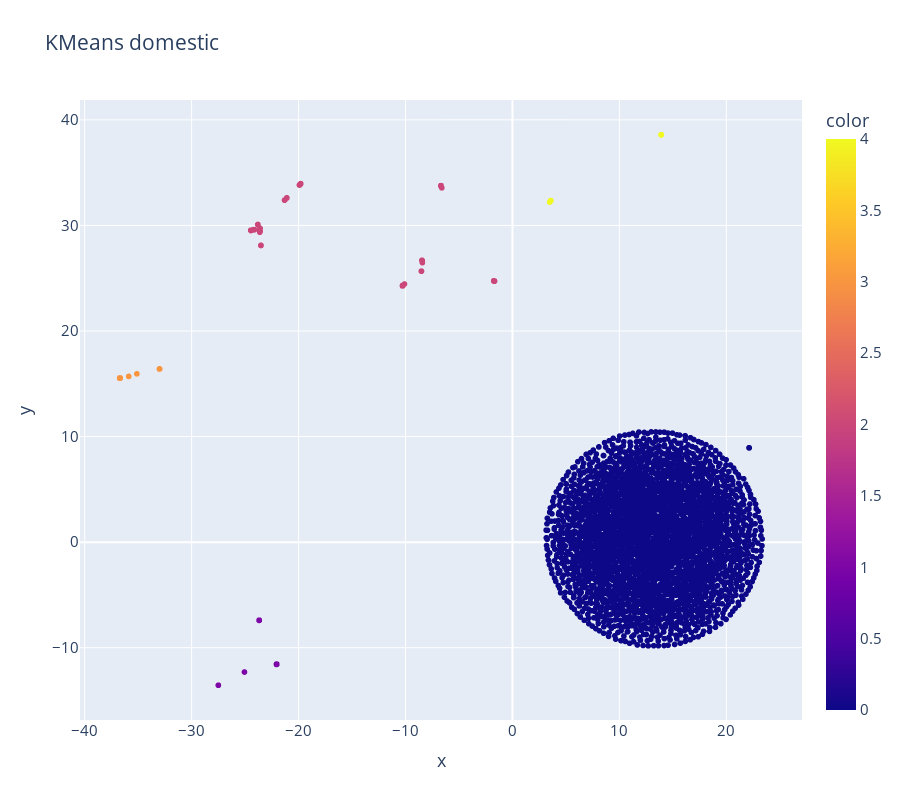

This figure's notebook cell:
### Code cell
fig = px.scatter(tdf_dd_18, x = tsne_representation_dd_18[:, 0], y = tsne_representation_dd_18[:, 1],
                color = tdf_dd_18['KMeans_label'].to_list(),
                height = 800, width = 900,
                title = "KMeans domestic")
fig.update_layout(font_size =15)
#fig.show()

### Figure 1 — Plotly figure (JSON) as saved in the notebook; plotly's stock layout.template omitted (floating-point values rounded to 4 significant figures; data arrays with more than 128 entries replaced by an {"elided": "..."} marker saying what was removed)
{"data": [{"hovertemplate": "x=%{x}<br>y=%{y}<br>color=%{marker.color}<extra></extra>", "legendgroup": "", "marker": {"color": {"elided": "8260 int values"}, "coloraxis": "coloraxis", "symbol": "circle"}, "mode": "markers", "name": "", "showlegend": false, "type": "scattergl", "x": {"elided": "8260 float values"}, "xaxis": "x", "y": {"elided": "8260 float values"}, "yaxis": "y"}], "layout": {"coloraxis": {"colorbar": {"title": {"text": "color"}}, "colorscale": [[0, "#0d0887"], [0.1111, "#46039f"], [0.2222, "#7201a8"], [0.3333, "#9c179e"], [0.4444, "#bd3786"], [0.5556, "#d8576b"], [0.6667, "#ed7953"], [0.7778, "#fb9f3a"], [0.8889, "#fdca26"], [1, "#f0f921"]]}, "font": {"size": 15}, "height": 800, "legend": {"tracegroupgap": 0}, "title": {"text": "KMeans domestic"}, "width": 900, "xaxis": {"anchor": "y", "domain": [0, 1], "title": {"text": "x"}}, "yaxis": {"anchor": "x", "domain": [0, 1], "title": {"text": "y"}}}}
